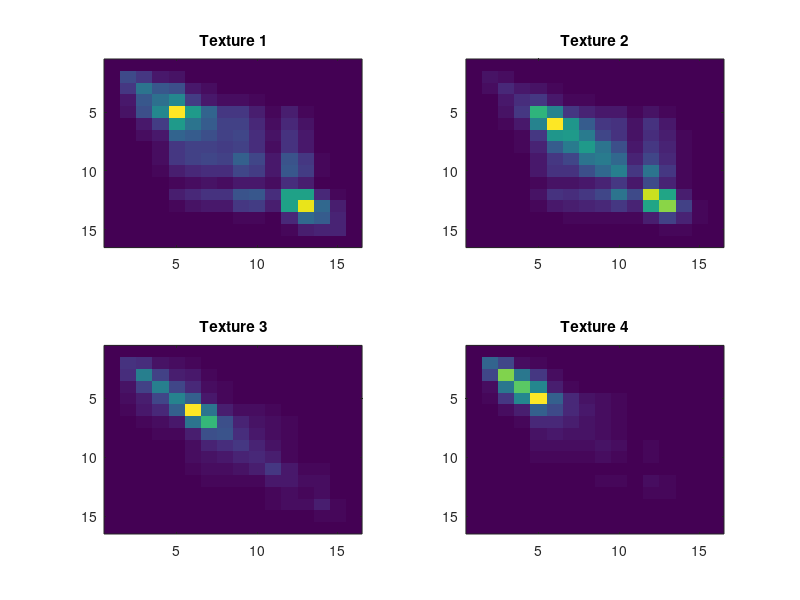
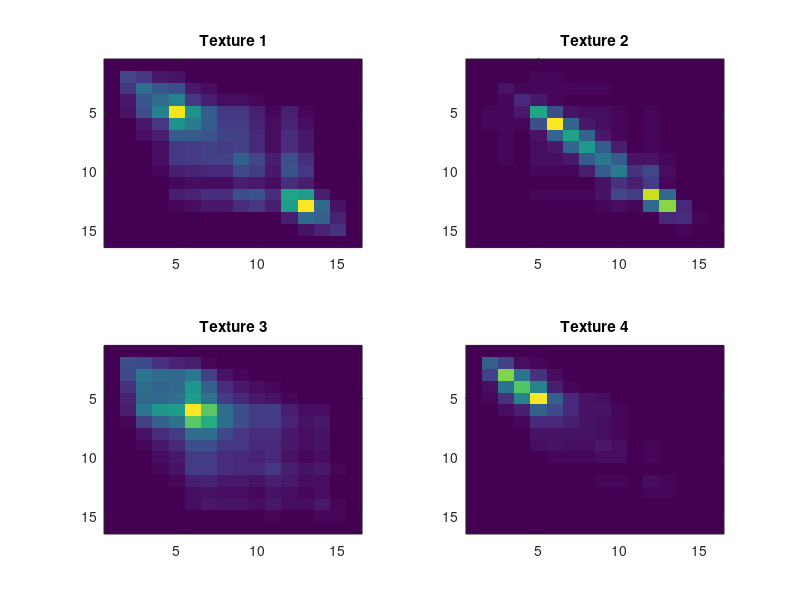
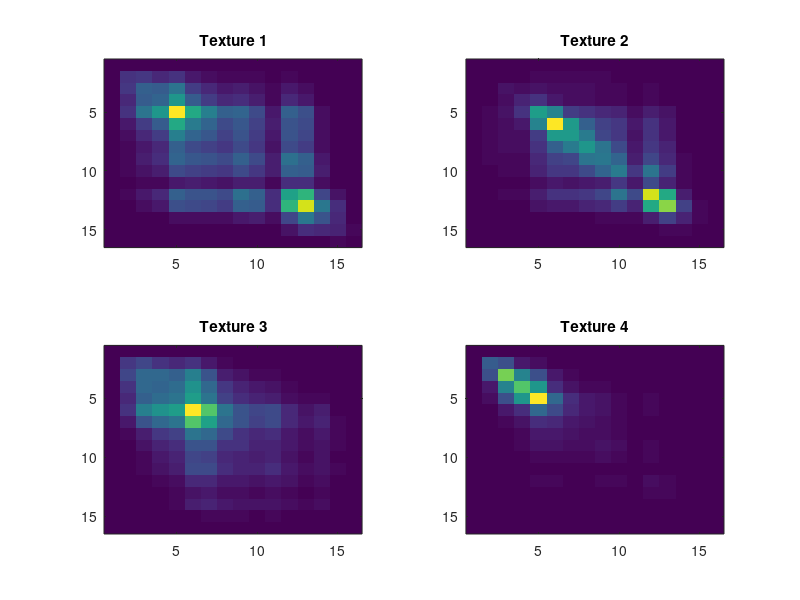
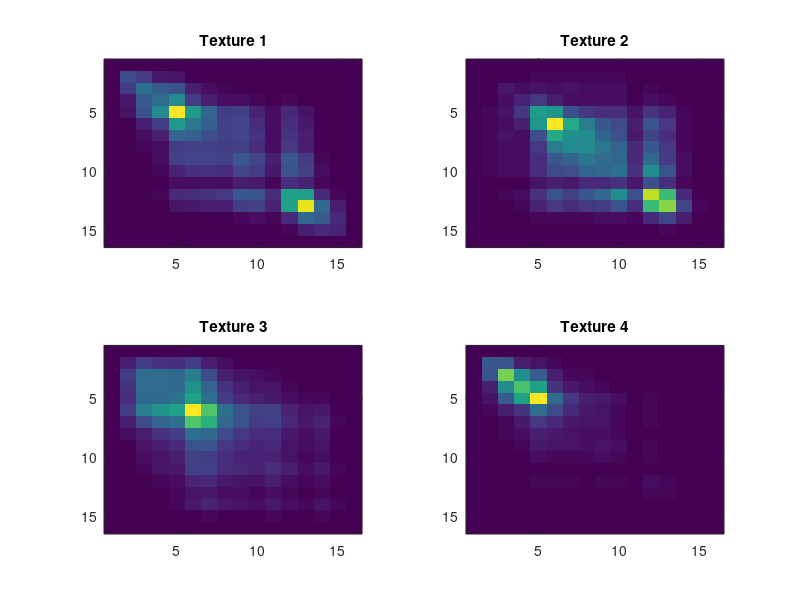

MATLAB code for these plots, in order: (Note: this script raises an error after producing the figures.)
close all;

% Choosing GLCM images to work with

texture1_90 = load('texture1dx0dymin1.txt');
texture2_90 = load('texture2dx0dymin1.txt');
texture3_90 = load('texture3dx0dymin1.txt');
texture4_90 = load('texture4dx0dymin1.txt');

figure(1)
subplot(221); imagesc(texture1_90); title('Texture 1');
subplot(222); imagesc(texture2_90); title('Texture 2');
subplot(223); imagesc(texture3_90); title('Texture 3');
subplot(224); imagesc(texture4_90); title('Texture 4');

texture1_0 = load('texture1dx1dy0.txt');
texture2_0 = load('texture2dx1dy0.txt');
texture3_0 = load('texture3dx1dy0.txt');
texture4_0 = load('texture4dx1dy0.txt');

figure(2)
subplot(221); imagesc(texture1_0); title('Texture 1');
subplot(222); imagesc(texture2_0); title('Texture 2');
subplot(223); imagesc(texture3_0); title('Texture 3');
subplot(224); imagesc(texture4_0); title('Texture 4');

texture1_45 = load('texture1dx1dymin1.txt');
texture2_45 = load('texture2dx1dymin1.txt');
texture3_45 = load('texture3dx1dymin1.txt');
texture4_45 = load('texture4dx1dymin1.txt');

figure(3)
subplot(221); imagesc(texture1_45); title('Texture 1');
subplot(222); imagesc(texture2_45); title('Texture 2');
subplot(223); imagesc(texture3_45); title('Texture 3');
subplot(224); imagesc(texture4_45); title('Texture 4');

texture1_135 = load('texture1dxmin1dymin1.txt');
texture2_135 = load('texture2dxmin1dymin1.txt');
texture3_135 = load('texture3dxmin1dymin1.txt');
texture4_135 = load('texture4dxmin1dymin1.txt');

figure(4)
subplot(221); imagesc(texture1_135); title('Texture 1');
subplot(222); imagesc(texture2_135); title('Texture 2');
subplot(223); imagesc(texture3_135); title('Texture 3');
subplot(224); imagesc(texture4_135); title('Texture 4');


% Discussing new features by subdividing the GLCM matrices

% Quadrant 1.1
t1_90_q11 = texture1_90(1:4, 1:4);
t2_90_q11 = texture2_90(1:4, 1:4);
t3_90_q11 = texture3_90(1:4, 1:4);
t4_90_q11 = texture4_90(1:4, 1:4);

% Quadrant 1.2
t1_90_q12 = texture1_90(1:4, 5:8);
t2_90_q12 = texture2_90(1:4, 5:8);
t3_90_q12 = texture3_90(1:4, 5:8);
t4_90_q12 = texture4_90(1:4, 5:8);

% Quadrant 1.4
t1_90_q14 = texture1_90(5:8, 5:8);
t2_90_q14 = texture2_90(5:8, 5:8);
t3_90_q14 = texture3_90(5:8, 5:8);
t4_90_q14 = texture4_90(5:8, 5:8);

% Quadrant 2

t1_90_q2 = texture1_90(1:8, 1:8);
t2_90_q2 = texture2_90(1:8, 1:8);
t3_90_q2 = texture3_90(1:8, 1:8);
t4_90_q2 = texture4_90(1:8, 1:8);

% Quadrant 4

t1_90_q4 = texture1_90(1:8, 9:16);
t2_90_q4 = texture2_90(1:8, 9:16);
t3_90_q4 = texture3_90(1:8, 9:16);
t4_90_q4 = texture4_90(1:8, 9:16);

% Quadrant 5
t1_90_q5 = texture1_90(9:16, 9:16);
t2_90_q5 = texture2_90(9:16, 9:16);
t3_90_q5 = texture3_90(9:16, 9:16);
t4_90_q5 = texture4_90(9:16, 9:16);

figure(5)
subplot(161); imagesc(t1_90_q11); title('Q1.1'); axis('square'); 
subplot(162); imagesc(t1_90_q12); title('Q1.2'); axis('square'); 
subplot(163); imagesc(t1_90_q14); title('Q1.4'); axis('square'); 
subplot(164); imagesc(t1_90_q2); title('Q2'); axis('square'); 
subplot(165); imagesc(t1_90_q4); title('Q4'); axis('square'); 
subplot(166); imagesc(t1_90_q5); title('Q5'); axis('square'); 

figure(6)
subplot(161); imagesc(t2_90_q11); title('Q1.1'); axis('square'); 
subplot(162); imagesc(t2_90_q12); title('Q1.2'); axis('square'); 
subplot(163); imagesc(t2_90_q14); title('Q1.4'); axis('square'); 
subplot(164); imagesc(t2_90_q2); title('Q2'); axis('square'); 
subplot(165); imagesc(t2_90_q4); title('Q4'); axis('square'); 
subplot(166); imagesc(t2_90_q5); title('Q5'); axis('square'); 

figure(7)
subplot(161); imagesc(t3_90_q11); title('Q1.1'); axis('square'); 
subplot(162); imagesc(t3_90_q12); title('Q1.2'); axis('square'); 
subplot(163); imagesc(t3_90_q14); title('Q1.4'); axis('square'); 
subplot(164); imagesc(t3_90_q2); title('Q2'); axis('square'); 
subplot(165); imagesc(t3_90_q4); title('Q4'); axis('square'); 
subplot(166); imagesc(t3_90_q5); title('Q5'); axis('square'); 

figure(8)
subplot(161); imagesc(t4_90_q11); title('Q1.1'); axis('square'); 
subplot(162); imagesc(t4_90_q12); title('Q1.2'); axis('square'); 
subplot(163); imagesc(t4_90_q14); title('Q1.4'); axis('square'); 
subplot(164); imagesc(t4_90_q2); title('Q2'); axis('square'); 
subplot(165); imagesc(t4_90_q4); title('Q4'); axis('square'); 
subplot(166); imagesc(t4_90_q5); title('Q5'); axis('square'); 

% Selecting and implementing a subset of these features

train_img = load('mosaic1_train.txt');

% Quantizing to G gray levels
G = 16; 
train_img = uint8(round(double(train_img)*(G - 1)/double(max(train_img(:)))));

% Getting the feature images
windowSize = 31;
[Q1_1, Q1_2, Q1_4, Q2, Q4, Q5] = glidingGLCM(train_img, G, 1, 0, windowSize, 0);
[K1_1, K1_2, K1_4, K2, K4, K5] = glidingGLCM(train_img, G, 1, 90, windowSize, 0);

figure(9)
subplot(161); imagesc(Q1_1); title('Q1.1'); axis('square'); 
subplot(162); imagesc(Q1_2); title('Q1.2'); axis('square'); 
subplot(163); imagesc(Q1_4); title('Q1.4'); axis('square'); 
subplot(164); imagesc(Q2); title('Q2'); axis('square'); 
subplot(165); imagesc(Q4); title('Q4'); axis('square'); 
subplot(166); imagesc(Q5); title('Q5'); axis('square'); 
%suptitle('0 degree angle');

figure(10)
subplot(161); imagesc(K1_1); title('Q1.1'); axis('square'); 
subplot(162); imagesc(K1_2); title('Q1.2'); axis('square'); 
subplot(163); imagesc(K1_4); title('Q1.4'); axis('square'); 
subplot(164); imagesc(K2); title('Q2'); axis('square'); 
subplot(165); imagesc(K4); title('Q4'); axis('square'); 
subplot(166); imagesc(K5); title('Q5'); axis('square'); 
%suptitle('90 degree angle');


% Training the classifier based on the feature subset from point 3

train_img = load('mosaic1_train.txt');

% Quantizing to G gray levels
G = 16;
train_img = uint8(round(double(train_img)*(G - 1)/double(max(train_img(:)))));

windowSize = 31;
[Q1_1, Q1_2, Q1_4, Q2, Q4, Q5] = glidingGLCM(train_img, G, 1, 0, windowSize, 0);
[K1_1, K1_2, K1_4, K2, K4, K5] = glidingGLCM(train_img, G, 1, 90, windowSize, 0);


feats = {Q1_2, K1_4, Q2, K2};

% Using gaussianTrainer
train_mask = load('training_mask.txt');
[labels, means, covs] = gaussianTrainer(feats, train_mask);

% Using gaussianClassifier
[class] = gaussianClassifier(feats, labels, means, covs);

% Using gaussianEvaluator
[acc, avg_acc, conf] = gaussianEvaluator(class, 4)

figure(11)
imagesc(class); colorbar; title('Result on training image'); axis('square'); 

test_img1 = load('mosaic2_test.txt');
test_img2 = load('mosaic3_test.txt');

G = 16; 
test_img1 = uint8(round(double(test_img1)*(G - 1)/double(max(test_img1(:)))));
test_img2 = uint8(round(double(test_img2)*(G - 1)/double(max(test_img2(:)))));

windowSize = 31;
[Q1_1, Q1_2, Q1_4, Q2, Q4] = glidingGLCM(test_img1, G, 1, 0, windowSize, 0);
[K1_1, K1_2, K1_4, K2, K4] = glidingGLCM(test_img1, G, 1, 90, windowSize, 0);
feats1 = {Q1_2, K1_4, Q2, K2};

[Q1_1, Q1_2, Q1_4, Q2, Q4] = glidingGLCM(test_img2, G, 1, 0, windowSize, 0);
[K1_1, K1_2, K1_4, K2, K4] = glidingGLCM(test_img2, G, 1, 90, windowSize, 0);
feats2 = {Q1_2, K1_4, Q2, K2};

% Using gaussianClassifier
[class1] = gaussianClassifier(feats1, labels, means, covs);
[class2] = gaussianClassifier(feats2, labels, means, covs);

% Using gaussianEvaluator
[acc1, avg_acc1, conf1] = gaussianEvaluator(class1, 4)
[acc2, avg_acc2, conf2] = gaussianEvaluator(class2, 4)

figure(12)
imagesc(class1); colorbar; title('Result on test image 1'); axis('square'); 
figure(13)
imagesc(class2); colorbar; title('Result on test image 2'); axis('square'); 


% Evaluation of classification performance on the test data set using the set of features
% selected in point 3

train_img = load('mosaic1_train.txt');
test_img1 = load('mosaic2_test.txt');
test_img2 = load('mosaic3_test.txt');

G = 16;
train_img = uint8(round(double(train_img)*(G - 1)/double(max(train_img(:)))));
test_img1 = uint8(round(double(test_img1)*(G - 1)/double(max(test_img1(:)))));
test_img2 = uint8(round(double(test_img2)*(G - 1)/double(max(test_img2(:)))));

windowSize = 31;
[Q1_1, Q1_2, Q1_4, Q2, Q4, Q5] = glidingGLCM(train_img, G, 1, 0, windowSize, 0);
[K1_1, K1_2, K1_4, K2, K4, K5] = glidingGLCM(train_img, G, 1, 90, windowSize, 0);
feats = {Q1_2, K1_4, Q2, K2};

[Q1_1, Q1_2, Q1_4, Q2, Q4, Q5] = glidingGLCM(test_img1, G, 1, 0, windowSize, 0);
[K1_1, K1_2, K1_4, K2, K4, K5] = glidingGLCM(test_img1, G, 1, 90, windowSize, 0);
feats1 = {Q1_2, K1_4, Q2, K2};

[Q1_1, Q1_2, Q1_4, Q2, Q4, Q5] = glidingGLCM(test_img2, G, 1, 0, windowSize, 0);
[K1_1, K1_2, K1_4, K2, K4, K5] = glidingGLCM(test_img2, G, 1, 90, windowSize, 0);
feats2 = {Q1_2, K1_4, Q2, K2};

% Using gaussiantTrainer
train_mask2 = load('mask_mosaic2_test.mat');
train_mask2 = cell2mat(struct2cell(train_mask2));
train_mask3 = load('mask_mosaic3_test.mat');
train_mask3 = cell2mat(struct2cell(train_mask3));
[labels2, means2, covs2] = gaussianTrainer(feats, train_mask2);
[labels3, means3, covs3] = gaussianTrainer(feats, train_mask3);

% Using gaussianClassifier
[class1] = gaussianClassifier(feats, labels2, means2, covs2);
[class2] = gaussianClassifier(feats, labels3, means3, covs3);

% Using gaussianEvaluator
[acc1, avg_acc1, conf1] = gaussianEvaluator(class1, 4)
[acc2, avg_acc2, conf2] = gaussianEvaluator(class2, 4)

figure(14)
imagesc(class1); colorbar; title('Result on test image 1'); axis('square'); 
figure(15)
imagesc(class2); colorbar; title('Result on test image 2'); axis('square'); 